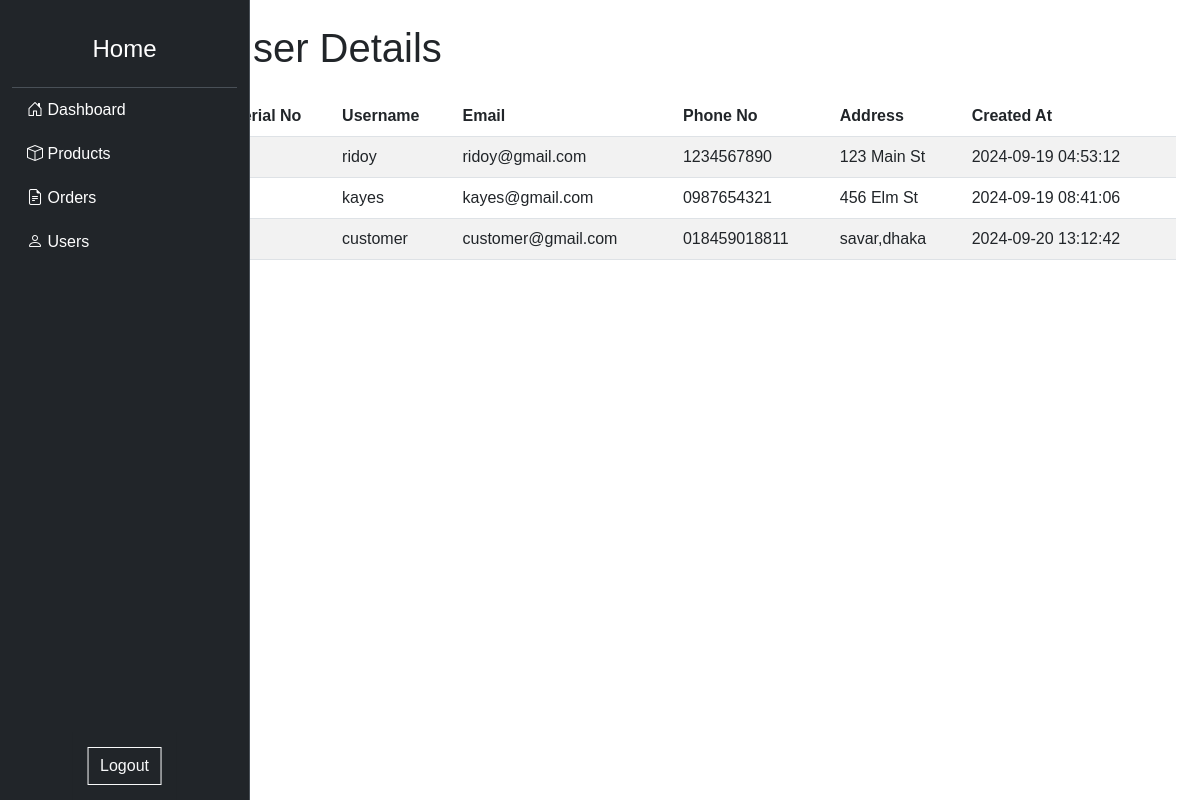
Screenshot of /admin/users.php (signed in) with the database file from the repository.
### tables this page shows
CREATE TABLE `users` (
  `id` int(11) NOT NULL,
  `username` varchar(50) NOT NULL,
  `email` varchar(100) NOT NULL,
  `password` varchar(255) NOT NULL,
  `role` enum('user','admin') DEFAULT 'user',
  `phone_no` varchar(15) NOT NULL,
  `address` varchar(255) NOT NULL,
  `created_at` timestamp NOT NULL DEFAULT current_timestamp()
);

### admin/users.php (the view, shortened to what this page needs)
<?php
require '../includes/connection.php';
$sql = "SELECT id, username, email, phone_no, address, created_at FROM users";
$stmt = $pdo->prepare($sql);
$stmt->execute();
$users = $stmt->fetchAll(PDO::FETCH_ASSOC);
?>
<!DOCTYPE html>
<html lang="en">
<head>
    <link href="https://cdn.jsdelivr.net/npm/bootstrap@5.3.0/dist/css/bootstrap.min.css" rel="stylesheet">
</head>
<body>
    <div class="container-fluid">
        <div class="row">
            <?php include 'sidebar.php'; ?>
            <div class="content col-md-9 ms-sm-auto col-lg-10 px-4">
                <h1 class="mt-4 mb-4">User Details</h1>
                <table class="table table-striped">
                    <thead>
                        <tr>
                            <th>Serial No</th>
                            <th>Username</th>
                            <th>Email</th>
                            <th>Phone No</th>
                            <th>Address</th>
                            <th>Created At</th>
                        </tr>
                    </thead>
                    <tbody>
                        <?php foreach ($users as $index => $user): ?>
                            <tr>
                                <td><?= $index + 1; ?></td>
                                <td><?= htmlspecialchars($user['username']); ?></td>
                                <td><?= htmlspecialchars($user['email']); ?></td>
                                <td><?= htmlspecialchars($user['phone_no']); ?></td>
                                <td><?= htmlspecialchars($user['address']); ?></td>
                                <td><?= htmlspecialchars($user['created_at']); ?></td>
                            </tr>
                        <?php endforeach; ?>
                    </tbody>
                </table>
            </div>
        </div>
    </div>
</body>
</html>

### css/sidebar.css (style rules this page uses)
body { font-family: Arial, sans-serif; margin: 0; padding: 0; overflow-x: hidden; }

### rows the page displays
users: username "ridoy", email "ridoy@gmail.com", phone_no "1234567890", address "123 Main St", created_at "2024-09-19 04:53:12"
users: username "kayes", email "kayes@gmail.com", phone_no "0987654321", address "456 Elm St", created_at "2024-09-19 08:41:06"
users: username "customer", email "customer@gmail.com", phone_no "018459018811", address "savar,dhaka", created_at "2024-09-20 13:12:42"
